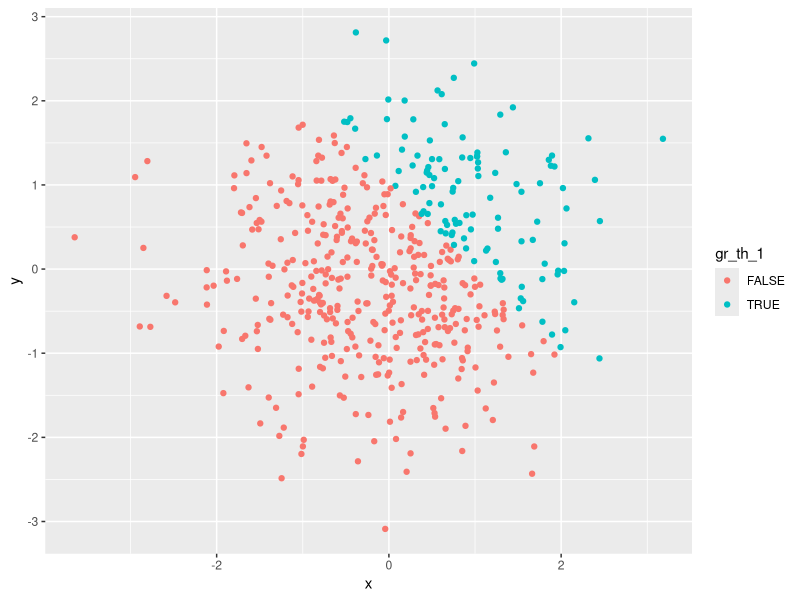
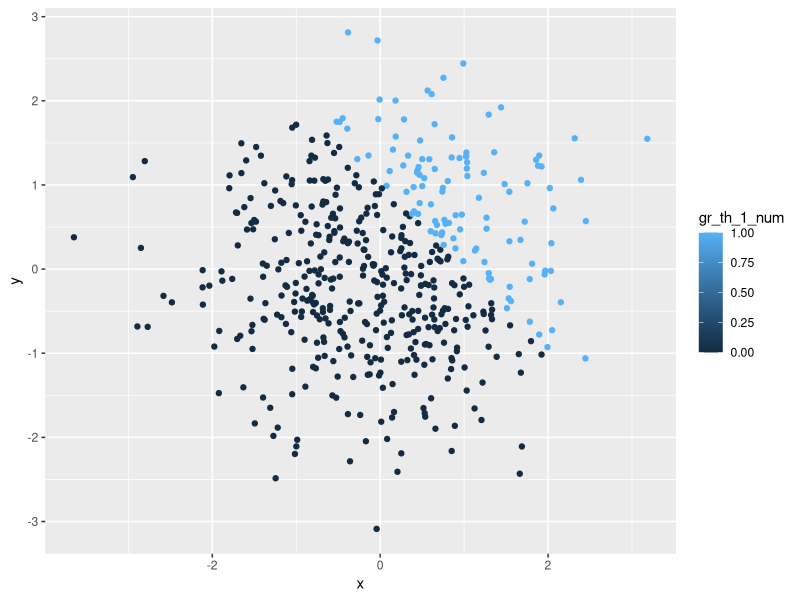
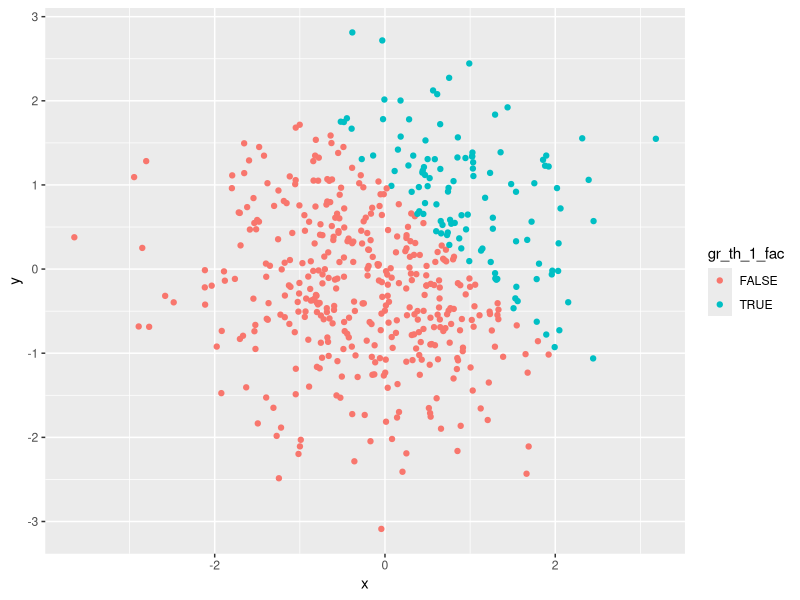
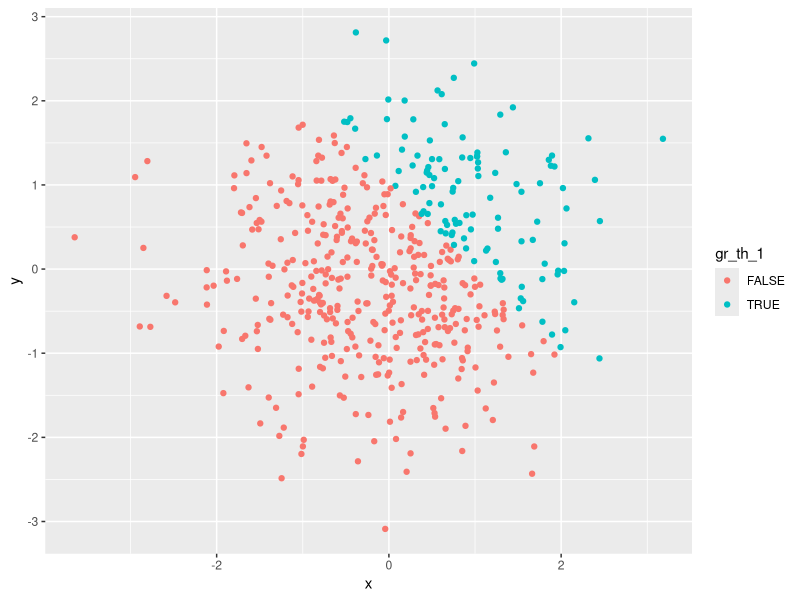

R code for these plots, in order:
## ---- chunk 1
library(tidyverse)

pr_df=tibble(
   ra_sample = rnorm(8),
    gr_th_0 = ra_sample>0,
    var_char = c("This","is","my","eight","characters","in","problem","one"),
    var_fac = factor(c("child","adult","elder","adult","elder","adult","child","adult"),levels=c("child","adult","elder"))
)
## ---- chunk 2
#convert the logical vector to numeric, and multiply the random sample by the result#
gr_th_0_num = as.numeric(pull(pr_df,gr_th_0))
(gr_th_0_num)*(pull(pr_df,ra_sample))

#convert the logical vector to a factor, and multiply the random sample by the result#
gr_th_0_fac = as.factor(pull(pr_df,gr_th_0))
(gr_th_0_fac)*(pull(pr_df,ra_sample))

#convert the logical vector to a factor and then convert the result to numeric, and multiply the random sample by the result#
gr_th_0_facnum = as.numeric(gr_th_0_fac)
(gr_th_0_facnum)*(pull(pr_df,ra_sample))
## ---- chunk 3
pr2_df=tibble(
  x = rnorm(500),
  y = rnorm(500),
  gr_th_1 = x+y>1,
  gr_th_1_num = as.numeric(gr_th_1),
  gr_th_1_fac = as.factor(gr_th_1)
)
## ---- chunk 4
ggplot(pr2_df,aes(x=x,y=y))+geom_point(aes(color=gr_th_1))
## ---- chunk 5
ggplot(pr2_df,aes(x=x,y=y))+geom_point(aes(color=gr_th_1_num))
## ---- chunk 6
ggplot(pr2_df,aes(x=x,y=y))+geom_point(aes(color=gr_th_1_fac))
## ---- chunk 7
logical_plot=ggplot(pr2_df,aes(x=x,y=y))+geom_point(aes(color=gr_th_1))
ggsave("scatterplot1.pdf",logical_plot,height = 8,width = 5)
